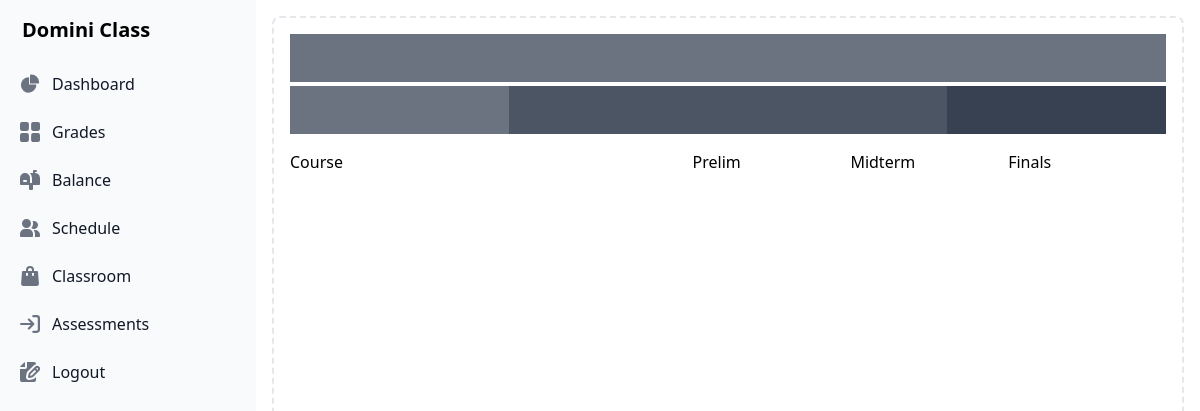
The app's page /grade (signed in), older data.
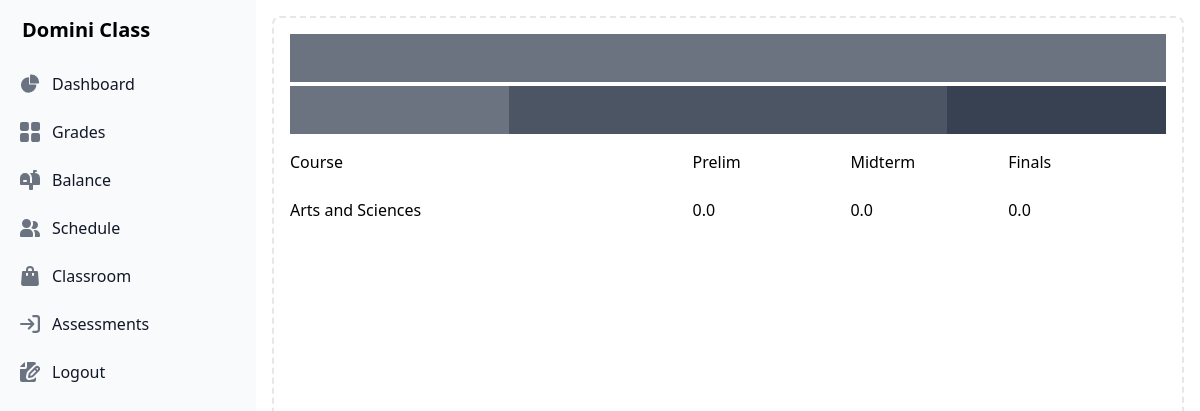
The same page, newer data.
### Registrar/models.py (models this page shows, shortened)
class Grade(models.Model):
    student = models.ForeignKey('Accounts.Student', on_delete=models.CASCADE)
    course = models.ForeignKey(Course, on_delete=models.CASCADE)
    prelim = models.FloatField(default = 0, null = True, blank = True)
    midterm = models.FloatField(default = 0, null = True, blank = True)
    finals = models.FloatField(default = 0, null = True, blank = True)
    def __str__(self):
        return f"{self.student.student_number} - {self.course.course_code} - {self.prelim} | {self.midterm} | {self.finals}"

class Course(models.Model):
    course_code = models.CharField(max_length=16)
    course_name = models.CharField(max_length=64)
    course_schedule = models.ForeignKey("Schedule", on_delete=models.CASCADE)
    program = models.ForeignKey("Program", on_delete=models.CASCADE)
    faculty = models.ForeignKey("Accounts.Faculty", on_delete=models.CASCADE)
    identifier = models.UUIDField(null = True )
    choices = [(1, '1st Semester'), (2, '2nd Semester')]
    semester = models.IntegerField(choices=choices)
    academic_years = [("2022-2023", "2022-2023"), ("2023-2024", "2023-2024"), ("2024-2025", "2024-2025"), ("2025-2026", "2025-2026"), ]
    academic_year = models.CharField(choices = academic_years, max_length=16)

### UserInterface/views.py (the view)
# urls.py: path('grade', views.grade_page, name = 'grade page'),
@login_required
def grade_page(request):
    grade = Grade.objects.filter(student = request.user.student_set.first())
    print(grade)
    items = {
        'grades': grade,
    }
    return render(request, 'UserInterface/grades.html', context = items)

### UserInterface/templates/UserInterface/grades.html
{% extends 'UserInterface/base.html' %}
{% block content %}
<div class="p-4 sm:ml-64">
    <div class="p-4 border-2 border-gray-200 h-screen border-dashed rounded-lg dark:border-gray-700 ">
        <div class="flex mb-1">
            <div class="w-full bg-gray-500 h-12"></div>
          </div>
          <div class="flex mb-4">
            <div class="w-1/4 bg-gray-500 h-12"></div>
            <div class="w-1/2 bg-gray-600 h-12"></div>
            <div class="w-1/4 bg-gray-700 h-12"></div>
          </div>
          <div overflow-x-auto>
            <div class="flex ">
              <div class="w-1/2  mr-2 h-12">Course</div>
              <div class="w-1/5 h-12">Prelim</div>
              <div class="w-1/5  h-12">Midterm</div>
              <div class="w-1/5  h-12">Finals</div>
            </div>
            {% for grade in grades %}
            <div class="flex ">
              <div class="w-1/2 mr-2 h-12">{{grade.course.course_name}}</div>
              <div class="w-1/5  h-12">{{grade.prelim}}</div>
              <div class="w-1/5 h-12">{{grade.midterm}}</div>
              <div class="w-1/5  h-12">{{grade.finals}}</div>
            </div>
            {% endfor %}
          </div>
    </div>
  </div>
{% endblock content %}

Row changes from the older to the newer data that the page shows:
added Grade: course.course_name "Arts and Sciences", prelim "0.0", midterm "0.0", finals "0.0"
